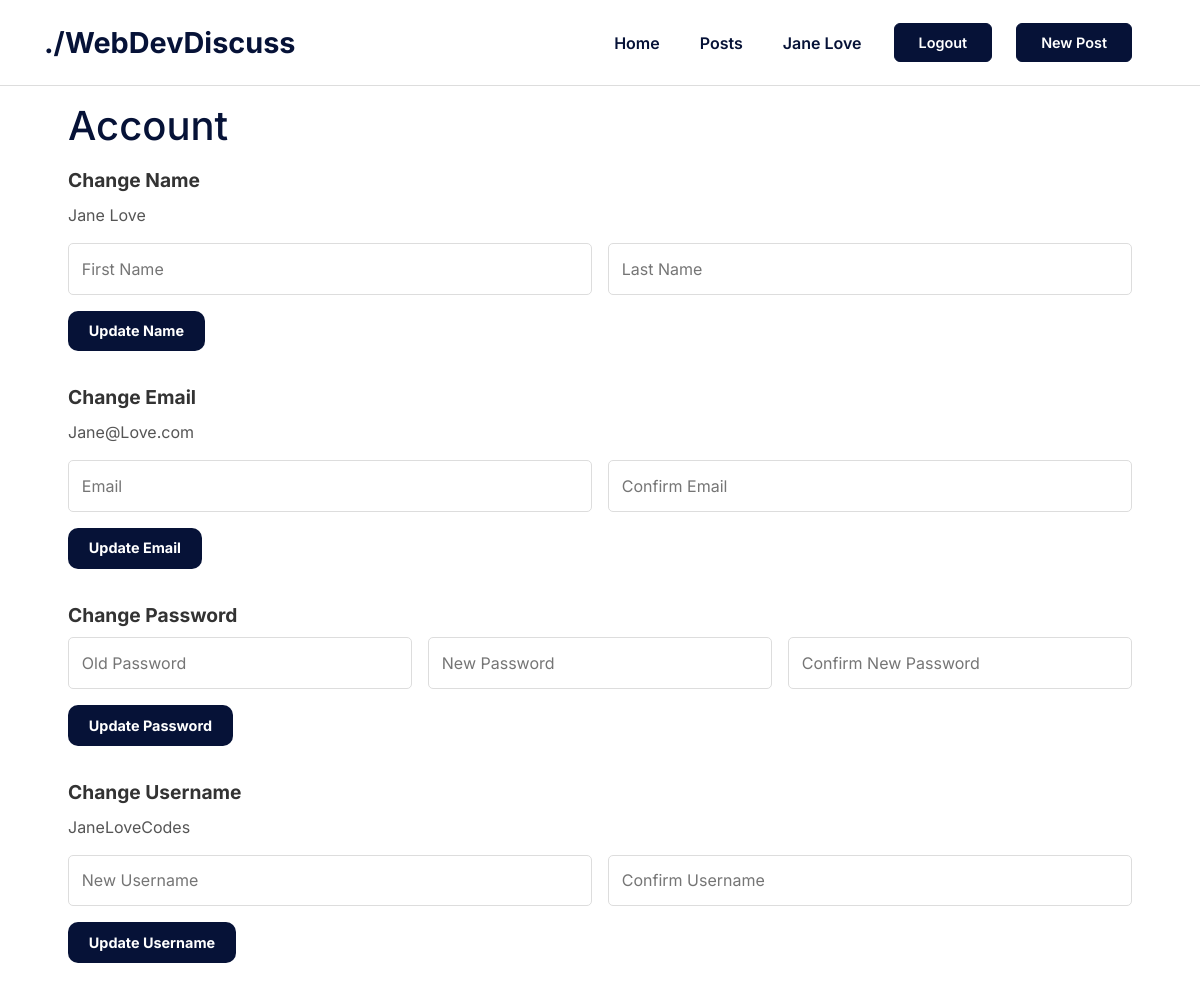
Screenshot of /account (signed in) with the database file from the repository.
### app/models.py (models this page shows, shortened)
class User(db.Model, UserMixin):
    id = db.Column(db.Integer, primary_key=True)
    firstname = db.Column(db.String(50), nullable=False)
    lastname = db.Column(db.String(50), nullable=False)
    email = db.Column(db.String(120), unique=True, nullable=False)
    username = db.Column(db.String(80), unique=True, nullable=False)
    password_hash = db.Column(db.String(128), nullable=False)
    created_at = db.Column(db.DateTime, default=datetime.utcnow)
    comments = db.relationship('Comment', backref='author', lazy='dynamic')
    liked_posts = db.relationship(
        'Post', secondary=likes, backref=db.backref('liked_by', lazy='dynamic'), lazy='dynamic'
    )
    followed = db.relationship(
        'User', secondary=friends,
        primaryjoin=(friends.c.follower_id == id),
        secondaryjoin=(friends.c.followed_id == id),
        backref=db.backref('followers', lazy='dynamic'),
        lazy='dynamic'
    )

### app/views.py (the view)
@app.route('/account', methods=['GET', 'POST'])
@protected_route
def account():
    user = current_user
    name_form = UpdateNameForm()
    email_form = UpdateEmailForm()
    password_form = UpdatePasswordForm()
    username_form = UpdateUsernameForm()
    return render_template(
        'account.html',
        user=user,
        name_form=name_form,
        email_form=email_form,
        password_form=password_form,
        username_form=username_form
    )

### app/forms.py
class UpdateNameForm(FlaskForm):
    firstname = StringField('First Name', validators=[
        DataRequired(), Length(max=50, message="First name must be less than 50 characters.")
    ])
    lastname = StringField('Last Name', validators=[
        DataRequired(), Length(max=50, message="Last name must be less than 50 characters.")
    ])
    submit = SubmitField('Update Name')

class UpdateEmailForm(FlaskForm):
    email = StringField('Email', validators=[
        DataRequired(), Email(message="Enter a valid email address.")
    ])
    confirm_email = StringField('Confirm Email', validators=[
        DataRequired(), Email(message="Enter a valid email address."),
        EqualTo('email', message="Emails must match.")
    ])
    submit = SubmitField('Update Email')

### app/__init__.py (called while the page is built)
@login_manager.user_loader
def load_user(user_id):
    return User.query.get(int(user_id))

### app/views.py (called while the page is built)
def protected_route(func):
    @wraps(func)
    def wrapper(*args, **kwargs):
        if not current_user.is_authenticated:
            flash('You need to log in to access this page.', 'warning')
            return redirect(url_for('login'))
        return func(*args, **kwargs)
    return wrapper

### app/templates/account.html (shortened to what this page needs)
{% extends "base.html" %}
{% block content %}
<div class="account-container" style="overflow-y: auto; height: calc(100vh - 100px);">
    <h1 class="account-title">Account</h1>
    <form action="{{ url_for('update_name') }}" method="POST">
        <div class="account-section">
            <label class="account-label">Change Name</label>
            <p class="account-display">{{ user.firstname }} {{ user.lastname }}</p>
            <div class="row g-3">
                <div class="col-md-6">
                    {{ name_form.firstname(class="account-form-control", placeholder="First Name", required=True, maxlength=50) }}
                </div>
                <div class="col-md-6">
                    {{ name_form.lastname(class="account-form-control", placeholder="Last Name", required=True, maxlength=50) }}
                </div>
            </div>
            {{ name_form.submit(class="account-btn-submit") }}
        </div>
    </form>
    <form action="{{ url_for('update_email') }}" method="POST" onsubmit="return validateEmailForm()">
        <div class="account-section">
            <label class="account-label">Change Email</label>
            <p class="account-display">{{ user.email }}</p>
            <div class="row g-3">
                <div class="col-md-6">
                    {{ email_form.email(class="account-form-control", placeholder="Email", required=True) }}
                </div>
                <div class="col-md-6">
                    {{ email_form.confirm_email(class="account-form-control", placeholder="Confirm Email", required=True) }}
                </div>
            </div>
            {{ email_form.submit(class="account-btn-submit") }}
        </div>
    </form>
    <form action="{{ url_for('update_password') }}" method="POST" onsubmit="return validatePasswordForm()">
        <div class="account-section">
            <label class="account-label">Change Password</label>
            <div class="row g-3">
                <div class="col-md-4">
                    {{ password_form.old_password(class="account-form-control", placeholder="Old Password", required=True, minlength=8) }}
                </div>
                <div class="col-md-4">
                    {{ password_form.new_password(class="account-form-control", placeholder="New Password", required=True, minlength=8) }}
                </div>
                <div class="col-md-4">
                    {{ password_form.confirm_new_password(class="account-form-control", placeholder="Confirm New Password", required=True, minlength=8) }}
                </div>
            </div>
            {{ password_form.submit(class="account-btn-submit") }}
        </div>
    </form>
    <form action="{{ url_for('update_username') }}" method="POST" onsubmit="return validateUsernameForm();">
        <div class="account-section">
            <label class="account-label">Change Username</label>
            <p class="account-display">{{ user.username }}</p>
            <div class="row g-3">
                <div class="col-md-6">
                    {{ username_form.username(class="account-form-control", placeholder="New Username") }}
                </div>
                <div class="col-md-6">
                    {{ username_form.confirm_username(class="account-form-control", placeholder="Confirm Username") }}
                </div>
            </div>
            {{ username_form.submit(class="account-btn-submit") }}
        </div>
    </form>
</div>
{% endblock %}
{% block styles %}
<link rel="stylesheet" href="{{ url_for('static', filename='css/account.css') }}">
{% endblock %}

### app/templates/base.html (shortened to what this page needs)
<!DOCTYPE html>
<html lang="en">
<head>
    <link href="https://cdn.jsdelivr.net/npm/bootstrap@5.3.0-alpha3/dist/css/bootstrap.min.css" rel="stylesheet">
    <link rel="stylesheet" href="{{ url_for('static', filename='css/base.css') }}">
    {% block styles %}{% endblock %}
</head>
<body>
    <nav class="navbar navbar-expand-lg">
        <div class="container-fluid">
            <a class="navbar-brand" href="#">./WebDevDiscuss</a>
            <div class="collapse navbar-collapse" id="navbarNav">
                <ul class="navbar-nav ms-auto align-items-center">
                    <li class="nav-item">
                        <a class="nav-link" href="/main">Home</a>
                    </li>
                    <li class="nav-item">
                        <a class="nav-link" href="/user_post">Posts</a>
                    </li>
                    {% if current_user.is_authenticated %}
                    <li class="nav-item">
                        <a class="nav-link" href="/account"> {{ current_user.firstname }} {{ current_user.lastname }}</a>
                    </li>
                    <li class="nav-item">
                        <button id="logout-btn" class="btn btn-primary" onclick="logoutUser()">Logout</button>
                    </li>
                    {% else %}
                    <li class="nav-item">
                        <a class="btn btn-primary" href="/signup">Login</a>
                    </li>
                    {% endif %}
                    <li class="nav-item">
                        <a class="btn btn-primary" href="/addpost">New Post</a>
                    </li>
                </ul>
            </div>
        </div>
    </nav>
    <div >
        {% block content %}
        {% endblock %}
    </div>
</body>
</html>

### app/static/css/base.css (style rules this page uses)
body { font-family: 'Inter', sans-serif; color: #061237; overflow: hidden; }
* { scrollbar-width: none; -ms-overflow-style: none; }
.navbar { background-color: #ffffff; padding: 1rem 2rem; width: 100%; border-bottom: 1px solid #ddd; }
.navbar-brand { font-family: "Inter", Courier, monospace; font-size: 1.8rem; font-weight: bold; color: #061237 !important; }
.nav-link { font-size: 1rem; font-weight: 600; margin-right: 1.5rem; color: #061237 !important; transition: color 0.3s ease-in-out, transform 0.3s ease-in-out; }
.btn-primary { background-color: #061237; border-color: #061237; font-size: 0.9rem; padding: 0.5rem 1.5rem; color: #ffffff; font-weight: 600; transition: background-color 0.3s ease-in-out, transform 0.3s ease-in-out; margin-right: 1.5rem; }

### app/static/css/account.css (style rules this page uses)
.account-container { max-width: 90%; margin: 0.5rem auto; padding: 0.5rem; }
.account-title { font-size: 2.5rem; color: #061237; text-align: left; font-weight: 500; margin-bottom: 1rem; }
.account-section { margin-bottom: 2rem; }
.account-label { font-size: 1.2rem; font-weight: bold; color: #333333; margin-bottom: 0.5rem; display: block; }
.account-display { font-size: 1rem; color: #555555; margin-bottom: 1rem; }
.account-form-control { width: 100%; padding: 0.8rem; font-size: 1rem; border-radius: 5px; border: 1px solid #ddd; }
.account-btn-submit { margin-top: 1rem; padding: 0.6rem 1.3rem; font-size: 0.9rem; font-weight: bold; color: #ffffff; background-color: #061237; border: none; border-radius: 10px; cursor: pointer; transition: background-color 0.3s ease; }

### rows the page displays
User: firstname "Jane", lastname "Love", email "Jane@Love.com", username "JaneLoveCodes"
